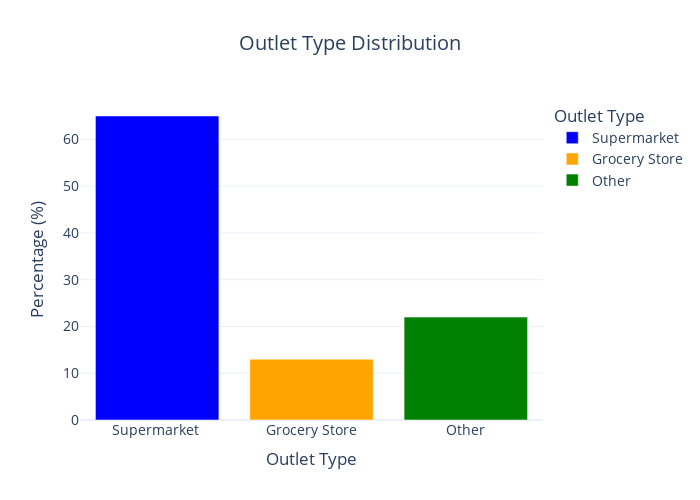

The cell this chart's notebook holds for it:
### Code cell
import pandas as pd
import plotly.express as px

# Data for Outlet Type distribution
data = {
    'Outlet Type': ['Supermarket ', 'Grocery Store', 'Other'],
    'Percentage': [65, 13, 22]  # Provided percentages
}

# Create a DataFrame
df = pd.DataFrame(data)

# Create a bar chart
fig = px.bar(
    df,
    x='Outlet Type',
    y='Percentage',
    title='Outlet Type Distribution',
    labels={'Percentage': 'Percentage (%)', 'Outlet Type': 'Outlet Type'},
    color='Outlet Type',  # Color differentiation by Outlet Type
    color_discrete_map={
        'Supermarket ': 'blue',
        'Grocery Store': 'orange',
        'Other': 'green'
    },
    width=700,
    height=500
)

# Customize layout for better aesthetics
fig.update_layout(
    title_x=0.5,  # Center the title
    template='plotly_white',
    paper_bgcolor='white',
    font=dict(size=14),
)

# Show the plot
fig.show()

### Figure 1 — Plotly figure (JSON) as saved in the notebook; plotly's stock layout.template omitted (floating-point values rounded to 4 significant figures)
{"data": [{"alignmentgroup": "True", "hovertemplate": "Outlet Type=%{x}<br>Percentage (%)=%{y}<extra></extra>", "legendgroup": "Supermarket ", "marker": {"color": "blue", "pattern": {"shape": ""}}, "name": "Supermarket ", "offsetgroup": "Supermarket ", "orientation": "v", "showlegend": true, "textposition": "auto", "type": "bar", "x": ["Supermarket "], "xaxis": "x", "y": [65], "yaxis": "y"}, {"alignmentgroup": "True", "hovertemplate": "Outlet Type=%{x}<br>Percentage (%)=%{y}<extra></extra>", "legendgroup": "Grocery Store", "marker": {"color": "orange", "pattern": {"shape": ""}}, "name": "Grocery Store", "offsetgroup": "Grocery Store", "orientation": "v", "showlegend": true, "textposition": "auto", "type": "bar", "x": ["Grocery Store"], "xaxis": "x", "y": [13], "yaxis": "y"}, {"alignmentgroup": "True", "hovertemplate": "Outlet Type=%{x}<br>Percentage (%)=%{y}<extra></extra>", "legendgroup": "Other", "marker": {"color": "green", "pattern": {"shape": ""}}, "name": "Other", "offsetgroup": "Other", "orientation": "v", "showlegend": true, "textposition": "auto", "type": "bar", "x": ["Other"], "xaxis": "x", "y": [22], "yaxis": "y"}], "layout": {"barmode": "relative", "font": {"size": 14}, "height": 500, "legend": {"title": {"text": "Outlet Type"}, "tracegroupgap": 0}, "paper_bgcolor": "white", "title": {"text": "Outlet Type Distribution", "x": 0.5}, "width": 700, "xaxis": {"anchor": "y", "categoryarray": ["Supermarket ", "Grocery Store", "Other"], "categoryorder": "array", "domain": [0, 1], "title": {"text": "Outlet Type"}}, "yaxis": {"anchor": "x", "domain": [0, 1], "title": {"text": "Percentage (%)"}}}}
